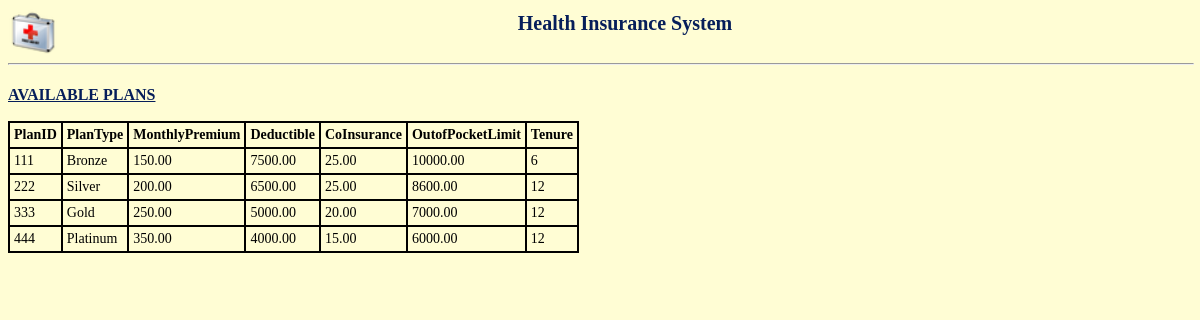
The app's page /PHP/planinfo.php with its own data.
### tables this page shows
CREATE TABLE plan (
  planId integer AUTO_INCREMENT,
  planType varchar(30) not null,
  MonthlyPremium decimal(10,2) not null,
  Deductible decimal(10,2) not null,
  CoInsurance decimal (10,2) not null,
  OutOfPocketLimit decimal (10,2) not null,
  tenure integer,
  constraint pk primary key (planId)
);

### PHP/planinfo.php (the view, shortened to what this page needs)
<?php
	include "header.php";
    require('dbconnect.php');
	$sql = "select planid,plantype,monthlypremium, deductible,coinsurance,outofpocketlimit,tenure from plan;";
	$result = mysqli_query($dbConnect, $sql);
?>
<!DOCTYPE html>
<html>
	<h4>AVAILABLE PLANS</h4>
	<?php
		echo "<table>
			<tr><th>PlanID</th><th>PlanType</th><th>MonthlyPremium</th><th>Deductible</th><th>CoInsurance</th>
			<th>OutofPocketLimit</th><th>Tenure</th></tr>";
		while($row = mysqli_fetch_array($result))
		{
			echo "<tr>";
			echo "<td>" . $row['planid'] . "</td>";
			echo "<td>" . $row['plantype'] . "</td>";
			echo "<td>" . $row['monthlypremium'] . "</td>";
			echo "<td>" . $row['deductible'] . "</td>";
			echo "<td>" . $row['coinsurance'] . "</td>";
			echo "<td>" . $row['outofpocketlimit'] . "</td>";
			echo "<td>" . $row['tenure'] . "</td>";
			echo "<td>" ?>
			<?php
			echo "</tr>";
		}
		echo "</table><br>";
   ?>
</html>

### CSS/style.css (style rules this page uses)
h4 { line-height:10px; font-size:16px; color:#061e5a; text-decoration:underline; }
table, th, td { font-family:verdana; font-size:14px; text-align:left; border:2px solid black; border-collapse: collapse; }
th, td { padding: 4px; }

### records on screen
plan: planId "111", planType "Bronze", MonthlyPremium "150.00", Deductible "7500.00", CoInsurance "25.00", OutOfPocketLimit "10000.00", tenure "6"
plan: planId "222", planType "Silver", MonthlyPremium "200.00", Deductible "6500.00", CoInsurance "25.00", OutOfPocketLimit "8600.00", tenure "12"
plan: planId "333", planType "Gold", MonthlyPremium "250.00", Deductible "5000.00", CoInsurance "20.00", OutOfPocketLimit "7000.00", tenure "12"
plan: planId "444", planType "Platinum", MonthlyPremium "350.00", Deductible "4000.00", CoInsurance "15.00", OutOfPocketLimit "6000.00", tenure "12"
